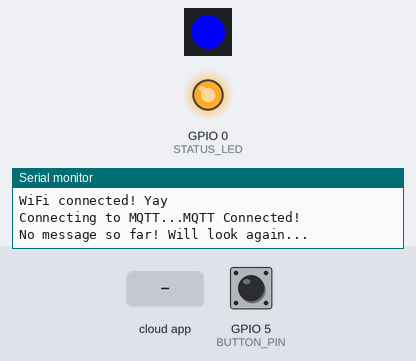
Recording of a sketch running on a simulated ESP8266 (NodeMCU). Shown: 1 RGB LEDs in strip order, left to right, output pins drawn as LEDs (lit = HIGH), the last lines printed to the serial monitor. Inputs (shaded band) come from the test bench; at power-on: GPIO 5 (BUTTON_PIN) HIGH. Dim RGB values are drawn brighter than linear; WiFi joins after 1.5 s; servers stay silent unless stated; random numbers use the default seed unless the sketch sets one; no MQTT or app messages arrive unless stated.

Above: at 3.1 s.
3.2 s: the phone or cloud app sets keiran-block to 0
At 4.4 s:
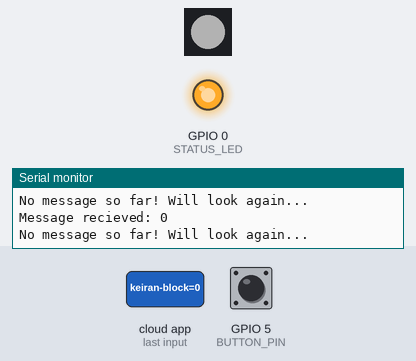
4.7 s: the phone or cloud app sets keiran-block to 1
At 5.1 s:
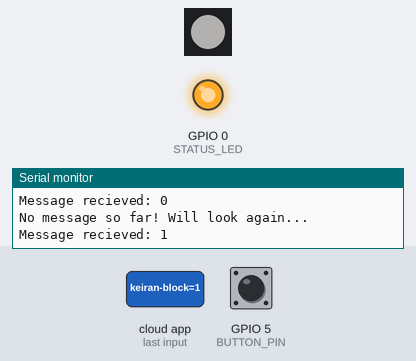
Timing chart, 0 to 7.7 s (numbered marks = the images above; inputs shaded):
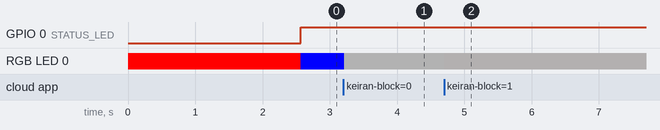

The sketch:

Prototype_ESP8266_V2.ino
```cpp
/*This is the second generation codebase for the LED Relationship Light Project.
  This codebase is compatible with the Adafruit Feather HUZZAH (and theoretically with other ESP8266-based boards) and NeoPixel RGB-LEDs.
  Adafruit.io is used as the MQTT server, and the WifiManager library is used to handle user-side Wifi config via a captive portal that pops up
  if connection fails.

  The most recent hardware uses these WS2812 Neopixels: https://www.adafruit.com/product/1612

  Pins used:
  IDE pin 14 (marked on board as 14)(Physical Pin 5): WS2812 DataIn
  VBUS (marked on board as USB)OR 3V3(if 5V fails)  : WS2812 Power In
  GND                                               : WS2812 GND
  IDE pin 4 (marked on board as 4)(Physical pin D13): Button GND
  IDE pin 5 (marked on board as 5)(Physical pin D14): Button Detect (Interrupt attached and using internal pullup)
  IDE pin 0 (marked on board as 0)(Physical pin D3) : Status LED (built-in power LED, write HIGH to turn off ONLY AFTER BOOT)

*/


/********************* Libraries ****************************/
#include <ESP8266WiFi.h>          //ESP8266 Core WiFi Library (you most likely already have this in your sketch)

#include <DNSServer.h>            //Local DNS Server used for redirecting all requests to the configuration portal
#include <ESP8266WebServer.h>     //Local WebServer used to serve the configuration portal
#include <WiFiManager.h>          //https://github.com/tzapu/WiFiManager WiFi Configuration Magic

#include <Adafruit_MQTT.h>
#include <Adafruit_MQTT_Client.h> // Found at https://github.com/adafruit/Adafruit_MQTT_Library

#include <Adafruit_NeoPixel.h>

/********************* LED Setup ****************************/
#define NEOPIXEL_PIN 14 // NeoPixels are connected to this pin
#define LED_COUNT 1
#define BUTTON_PIN 5
#define BUTTON_GND 4
#define DEBOUNCE_DELAY 100 // in ms
#define STATUS_LED 0

Adafruit_NeoPixel RGBlight(LED_COUNT, NEOPIXEL_PIN, NEO_GRB + NEO_KHZ800); // Declare Neopixel object

uint32_t last_interrupt_time = 0;
uint8_t led_status = 0; //  Debugging LED flag
volatile int flag = 0;
volatile long times_run = 0;


/************************* Adafruit.io Setup *********************************/
#define AIO_SERVER      "io.adafruit.com"
#define AIO_SERVERPORT  1883                   // use 8883 for SSL
#define AIO_USERNAME    "Keirancantilina"
#define AIO_KEY         "5526f708aeb648ea907a38d95af2b5a2"

/************ Global State (you don't need to change this!) ******************/
// Create an ESP8266 WiFiClient class to connect to the MQTT server.
WiFiClient client;
// or... use WiFiFlientSecure for SSL
//WiFiClientSecure client;

// Setup the MQTT client class by passing in the WiFi client and MQTT server and login details.
Adafruit_MQTT_Client mqtt(&client, AIO_SERVER, AIO_SERVERPORT, AIO_USERNAME, AIO_KEY);

/****************************** Feeds ***************************************/

// Setup a feed called 'publish_feed' for publishing.
// Notice MQTT paths for AIO follow the form: <username>/feeds/<feedname>
Adafruit_MQTT_Publish publish_feed = Adafruit_MQTT_Publish(&mqtt, AIO_USERNAME "/feeds/keiran-block");

// Setup a feed called 'subscribe_feed' for subscribing to changes.
Adafruit_MQTT_Subscribe subscribe_feed = Adafruit_MQTT_Subscribe(&mqtt, AIO_USERNAME "/feeds/keiran-block");


// Bug workaround for Arduino 1.6.6, it seems to need a function declaration
// for some reason (only affects ESP8266, likely an arduino-builder bug).
void MQTT_connect();


void setup() {

/********************* RGB and Button Init ****************************/
  // Initialize Neopixel
  RGBlight.begin();
  RGBlight.clear();
  RGBlight.show();

  // Setup the button with an internal pull-up :
  pinMode(BUTTON_PIN,INPUT_PULLUP);

  // Setup interrupt handling and LED for debug purposes
  //pinMode(LED_BUILTIN, OUTPUT);
  attachInterrupt(digitalPinToInterrupt(BUTTON_PIN), isr_handler, CHANGE); // CHANGE for dome lights, RISING for little button switches
  pinMode(STATUS_LED, OUTPUT);

  // This is our fake ground connection for the switch
  pinMode(BUTTON_GND, OUTPUT);
  digitalWrite(BUTTON_GND, LOW);

  // Start with LED red to show setup
  uint32_t red = RGBlight.gamma32(RGBlight.Color(255, 0, 0));
  RGBlight.setPixelColor(0,red);
  RGBlight.show();

/********************* Serial Setup ****************************/
  //Initialize Serial comms
  Serial.begin(115200);

  //Give things time to warm up (this is purely magical thinking, I know)
  delay(10);
  Serial.println(F("Keiran's Long-Distance Friendship Cube"));

/********************* Wifi Setup ****************************/
  //Initialize WifiManager captive portal
  WiFiManager wifiManager;

  //Callback to function that executes right before config mode
  wifiManager.setAPCallback(configModeCallback);

  //first parameter is name of access point, second is the password
  wifiManager.autoConnect("ESP8266_KKC", "password");

  Serial.println("WiFi connected! Yay");
/********************* END Wifi Setup ****************************/

  // Setup MQTT subscription for subscribe_feed.
  mqtt.subscribe(&subscribe_feed);
}


//Initialize variable used for payload value (RGB color)
volatile long x=0;


// Main program loop
void loop() {

  //THis used to be a function but for whatever reason it broke mqtt connection even before it was ever called...somehow it works just pasted in...
  // x = rand_color();

  //Randomly generate RGB values for output as the payload. Values are 0-255 with 111 added to eliminate problems with 0 padding.
  long red_int = random(111,366);
  long green_int = random(111,366);
  long blue_int = random(111,366);

  long million = 1000000;
  long thousand = 1000;

  // Ints get concatenated together into the payload "string". For whatever reason strings and chars are no good so this whole thing is a giant long. WHYYYY
  x = (red_int*million)+(green_int*thousand)+(blue_int);

  mqtt.subscribe(&subscribe_feed);
  // this is our 'wait for incoming subscription packets' busy subloop
  // try to spend your time here

  // Ensure the connection to the MQTT server is alive (this will make the first
  // connection and automatically reconnect when disconnected).  See the MQTT_connect
  // function definition further below.
  MQTT_connect();


  Adafruit_MQTT_Subscribe *subscription;


  while (flag == 0 && (subscription = mqtt.readSubscription(1000))) {
    if (subscription == &subscribe_feed) {
      Serial.println();
      Serial.print(F("Message recieved: "));
      Serial.println((char *)subscribe_feed.lastread);
      Serial.println();

      // Write received color to LED
      uint32_t color = RGBlight.gamma32(RGBlight.Color(string_to_red((char *)subscribe_feed.lastread)-111,string_to_green((char *)subscribe_feed.lastread)-111,string_to_blue((char *)subscribe_feed.lastread)-111));
      RGBlight.setPixelColor(0,color);
      RGBlight.show();
    }
  }

  //If first time running, turn LED blue to indicate ready status and turn off status red LED
  if (times_run == 0){
    uint32_t blue = RGBlight.gamma32(RGBlight.Color(0, 0, 255));
    RGBlight.setPixelColor(0,blue);
    RGBlight.show();

    digitalWrite(STATUS_LED, HIGH);
  }

  if (flag == 1){
    //x = rand_color();
    Serial.print(F("\nSending color value: "));
    Serial.print(x);
    Serial.print("...");
    //if (! publish_feed.publish((char *)x)) {
    char buffer [10];
    int ret = snprintf(buffer, sizeof(buffer), "%ld", x);
    char * const p = buffer;
    if (! publish_feed.publish(p)) {
      Serial.println(F("Failed"));
      Serial.println();
    } else {
      Serial.println(F("OK!"));
      Serial.println();
    }
    flag = 0;
  }


  Serial.println("No message so far! Will look again...");

  // Increment times run counter
  if(times_run == 0){
    times_run++;
  }


  // ping the server to keep the mqtt connection alive
  // NOT required if you are publishing once every KEEPALIVE seconds

//  if(! mqtt.ping()) {
//    mqtt.disconnect();
//  }

}


// Function to connect and reconnect as necessary to the MQTT server.
// Should be called in the loop function and it will take care if connecting.
void MQTT_connect() {
  int8_t ret;

  // Stop if already connected.
  if (mqtt.connected()) {
    return;
  }

  Serial.print("Connecting to MQTT...");

  uint8_t retries = 3;

  while ((ret = mqtt.connect()) != 0) { // connect will return 0 for connected
       Serial.println(mqtt.connectErrorString(ret));
       Serial.println("Retrying MQTT connection in 5 seconds...");
       mqtt.disconnect();
       delay(5000);  // wait 5 seconds
       retries--;
       if (retries == 0) {
         uint32_t red = RGBlight.gamma32(RGBlight.Color(255, 0, 0)); /// Red light for error
         RGBlight.setPixelColor(0,red);
         RGBlight.show();
         while (1);
       }
  }
  Serial.println("MQTT Connected!");
  Serial.println();
}


// Functions to take string with color data and turn it into rgb values
int string_to_red(char color_string[]){
  char r[]={0,0,0};
  for (byte q = 0; q < 3; q = q + 1) {
    r[q] = color_string[q];
  }
  return atol(r);
}


int string_to_green(char color_string[]){
  char g[]={0,0,0};
  for (byte q = 0; q < 3; q = q + 1) {
    g[q] = color_string[q+3];
  }
  return atol(g);
}
int string_to_blue(char color_string[]){
  char b[]={0,0,0};
  for (byte q = 0; q < 3; q = q + 1) {
    b[q] = color_string[q+6];
  }
  return atol(b);
}


// Interrupt handling
ICACHE_RAM_ATTR void isr_handler() {
  uint32_t interrupt_time = millis();
  // Debounce
  if (interrupt_time - last_interrupt_time > DEBOUNCE_DELAY) {
    led_status = !led_status;
    //digitalWrite(LED_BUILTIN, led_status);  // Enable this for visual debugging switch/interrupt stuff
    flag = 1;
  }
  last_interrupt_time = interrupt_time;
}


// Function for handling failed wifi connections
void configModeCallback (WiFiManager *myWiFiManager) {
  Serial.println("Entered config mode");
  Serial.println(WiFi.softAPIP());
  // Placeholder for future callback code here (debug, maybe)
  Serial.println(myWiFiManager->getConfigPortalSSID());
}
```

Measured:
- after the input at 3.2 s, RGB LED 0: RGB(0, 0, 255) → RGB(59, 59, 59) at once
- after the input at 4.7 s, RGB LED 0: RGB(59, 59, 59) → RGB(60, 59, 59) at once
